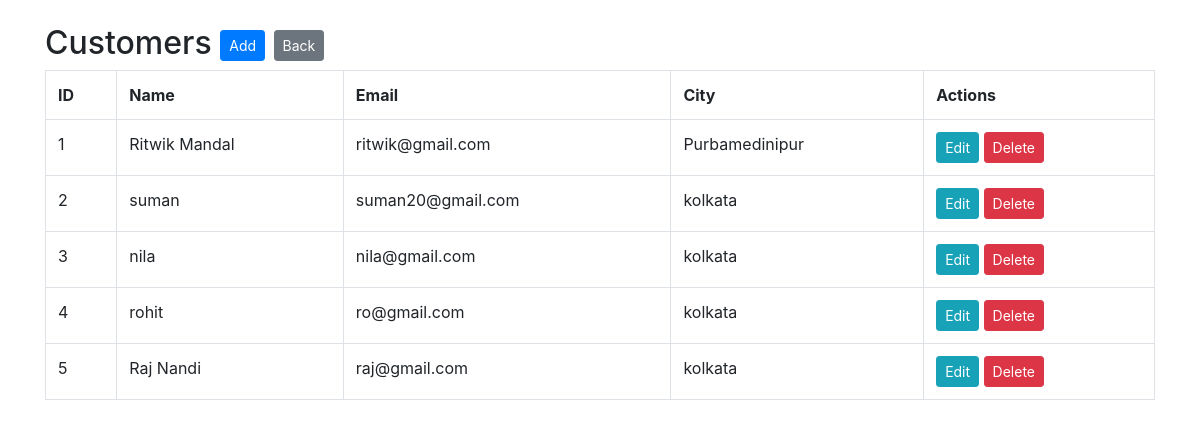
Page /e-comm/customers/index.php on the committed database.
### tables this page shows
CREATE TABLE `customers` (
  `id` int(11) NOT NULL,
  `name` varchar(255) NOT NULL,
  `email` varchar(255) NOT NULL,
  `city` varchar(255) NOT NULL
);

### e-comm/customers/index.php (the view, shortened to what this page needs)
<?php
include("../database/connection.php");
$res = mysqli_query($conn, "SELECT * FROM customers");
?>
<!doctype html>
<html><head>
<link rel="stylesheet" href="https://cdnjs.cloudflare.com/ajax/libs/twitter-bootstrap/4.6.0/css/bootstrap.min.css">
</head><body>
<div class="container mt-4">
  <h2>Customers <a class="btn btn-sm btn-primary" href="create.php">Add</a> <a class="btn btn-sm btn-secondary" href="../index.php">Back</a></h2>
  <table class="table table-bordered">
    <tr><th>ID</th><th>Name</th><th>Email</th><th>City</th><th>Actions</th></tr>
    <?php while($row = mysqli_fetch_assoc($res)): ?>
    <tr>
      <td><?= $row['id'] ?></td>
      <td><?= htmlspecialchars($row['name']) ?></td>
      <td><?= htmlspecialchars($row['email']) ?></td>
      <td><?= htmlspecialchars($row['city']) ?></td>
      <td>
        <a class="btn btn-sm btn-info" href="edit.php?id=<?= $row['id'] ?>">Edit</a>
        <a class="btn btn-sm btn-danger" href="delete.php?id=<?= $row['id'] ?>" onclick="return confirm('Delete?')">Delete</a>
      </td>
    </tr>
    <?php endwhile; ?>
  </table>
</div>
</body></html>

### rows in the picture
customers: id "1", name "Ritwik Mandal", email "ritwik@gmail.com", city "Purbamedinipur"
customers: id "2", name "suman", email "suman20@gmail.com", city "kolkata"
customers: id "3", name "nila", email "nila@gmail.com", city "kolkata"
customers: id "4", name "rohit", email "ro@gmail.com", city "kolkata"
customers: id "5", name "Raj Nandi", email "raj@gmail.com", city "kolkata"
